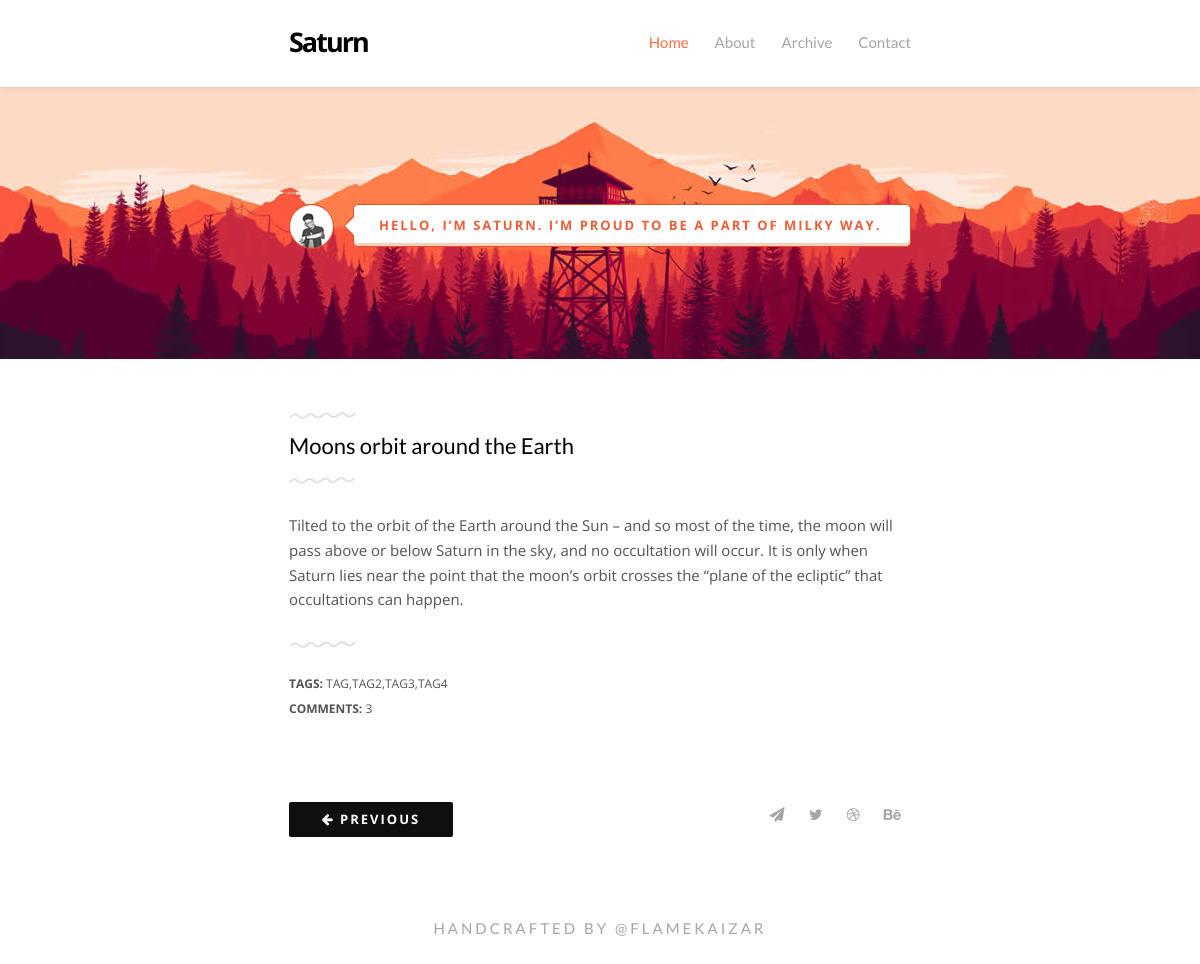
The app's page /blog/moon-s-orbit-around-the-earth with its own data.
### blog/models.py (models this page shows, shortened)
class Blog(models.Model):
    title  = models.CharField(max_length=255)
    url    = models.SlugField('url', max_length=255, blank=True)
    author = models.IntegerField()
    body   = models.TextField()
    tags   = models.CharField(max_length=255, default=" ")
    created_at = models.DateTimeField()
    updated_at = models.DateTimeField()
    status     = models.IntegerField()

### blog/views.py (the view)
# urls.py: url(r'^blog/(?P<slug>[-\w]+)$',views.detail,name='detail'),
def detail(request, mid=None, slug=None):
    try:
        post = Blog.objects.get(url=slug)
    except Blog.DoesNotExist:
        raise Http404("Question does not exist")
    return render(request, 'blog/detail.html', {'post': post})

### blog/templates/blog/detail.html (shortened to what this page needs)
{% extends 'base.html' %}
{% block nav-style %}detail{% endblock %}
{% block content %}
    <div class="container">
      <div class="post">
        <a href="#"><h1>{{ post.title }}</h1></a>
        <hr>
        <div class="in-content">
            <p>{{ post.body }}</p>
        </div>
        <div class="foot-post">
            <div class="units-row">
                <div class="unit-100">
                    <strong>Tags:</strong>
                    <a href="">{{ post.tags }}</a>
                </div>
                <div class="unit-100">
                    <strong>COMMENTS:</strong>
                    <a href="#">3</a>
                </div>
            </div>
        </div>
      </div>
    </div>
{% endblock content %}

### records on screen
Blog: title "Moons orbit around the Earth", body "Tilted to the orbit of the Earth around the Sun – and so most of the time, the moon will pass above or below Saturn in the sky, and no occultation will occur. It is only when Saturn lies near the point that the moon’s orbit crosses the “plane of the ecliptic” that occultations can happen.", tags "TAG,TAG2,TAG3,TAG4"
